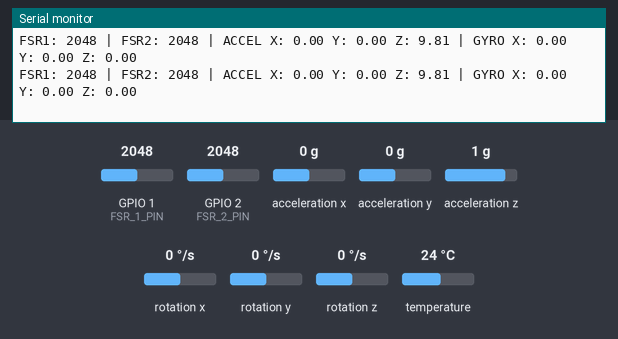
Recording of a program running on a simulated ESP32-S3. Shown: the last lines printed to the serial monitor. The inputs (shaded band) are chosen by the test bench; at power-on: acceleration x 0 g, GPIO 1 (FSR_1_PIN) = 2048, GPIO 2 (FSR_2_PIN) = 2048, acceleration y 0 g, acceleration z 1 g, rotation x 0 °/s, rotation y 0 °/s, rotation z 0 °/s, temperature 24 °C.

Above: at 4.2 s.
4.3 s: acceleration x set to -1.4 g
At 4.47 s:
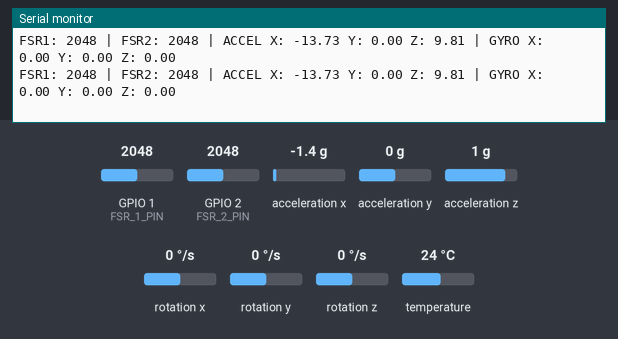
5.8 s: GPIO 1 (FSR_1_PIN) set to 2866
At 5.83 s:
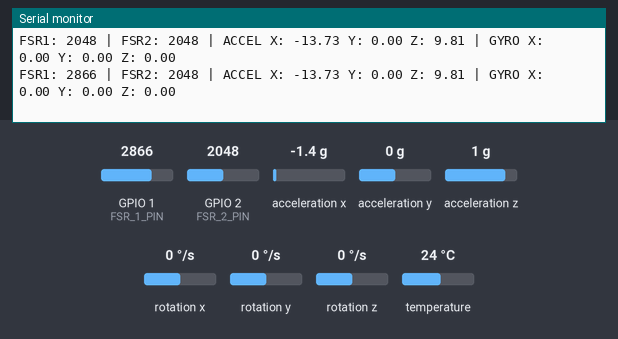
7.3 s: GPIO 2 (FSR_2_PIN) set to 2866
At 7.3 s:
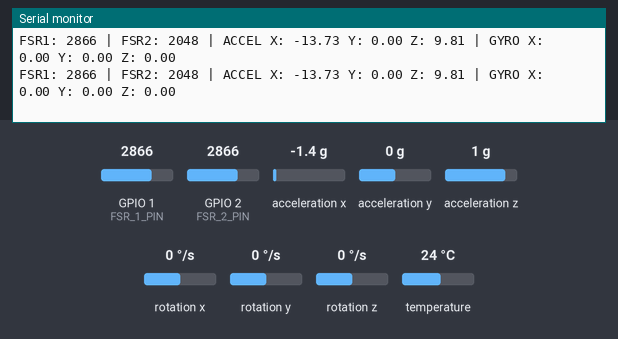
8.8 s: acceleration y set to -1.4 g
At 8.87 s:
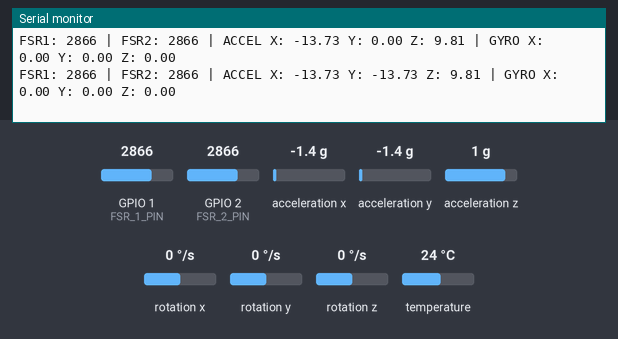
11.8 s: acceleration z set to -1.4 g
At 11.8 s:
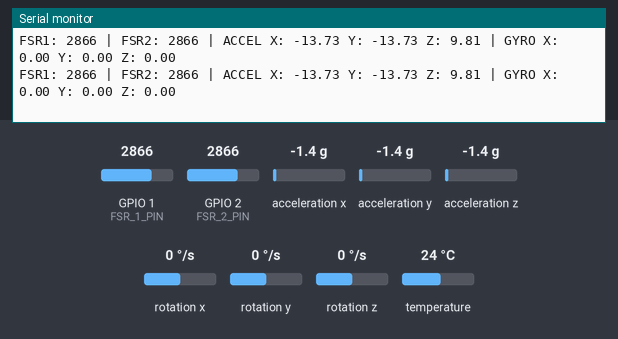
13.3 s: GPIO 1 (FSR_1_PIN) set to 3972
At 13.38 s:
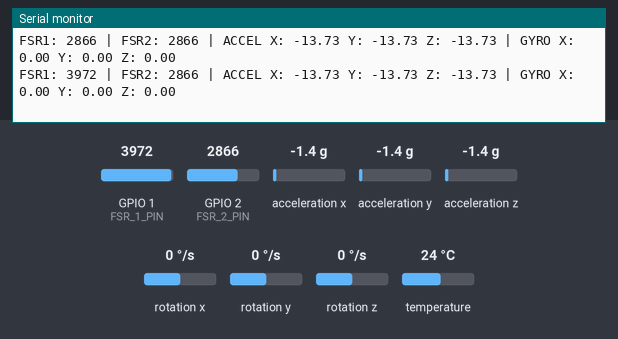
Timing chart, 0 to 15.8 s (numbered marks = the images above; inputs shaded):
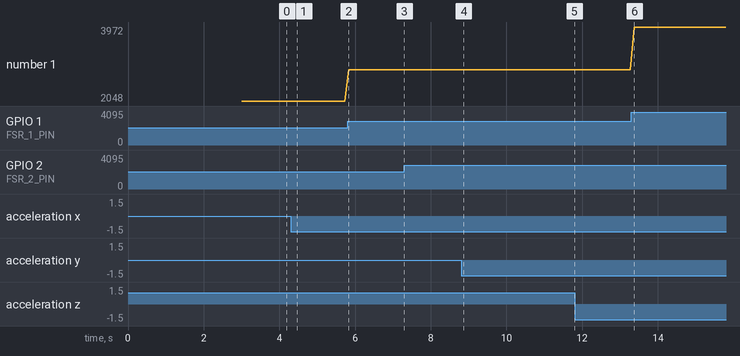

Measured:
- after the input at 4.3 s, the serial monitor: prints a new line after 0.06 s (image 1)
- after the input at 5.8 s, the serial monitor: prints a new line at once (image 2)
- after the input at 8.8 s, the serial monitor: prints a new line after 0.06 s (image 4)
- after the input at 13.3 s, the serial monitor: prints a new line after 0.07 s (image 6)
- plotted number 1: 2048 → 2866 after the input at 5.8 s, 2866 → 3972 after the input at 13.3 s

The program:

main.cpp
```cpp
#include <Arduino.h>
#include <Wire.h>
#include <Adafruit_MPU6050.h>
#include <Adafruit_Sensor.h>

#define FSR_1_PIN A0
#define FSR_2_PIN A1

Adafruit_MPU6050 mpu;

void setup() {
    Serial.begin(115200);

    delay(3000);

    Serial.println();
    Serial.println("LEFT HUB STARTED");

    pinMode(FSR_1_PIN, INPUT);
    pinMode(FSR_2_PIN, INPUT);

    Wire.begin();

    if (!mpu.begin()) {
        Serial.println("MPU6050 NOT FOUND");

        while (1) {
            delay(10);
        }
    }

    Serial.println("MPU6050 CONNECTED");

    mpu.setAccelerometerRange(MPU6050_RANGE_8_G);
    mpu.setGyroRange(MPU6050_RANGE_500_DEG);
    mpu.setFilterBandwidth(MPU6050_BAND_21_HZ);
}

void loop() {

    int fsr1 = analogRead(FSR_1_PIN);
    int fsr2 = analogRead(FSR_2_PIN);

    sensors_event_t accel;
    sensors_event_t gyro;
    sensors_event_t temp;

    mpu.getEvent(&accel, &gyro, &temp);

    Serial.print("FSR1: ");
    Serial.print(fsr1);

    Serial.print(" | FSR2: ");
    Serial.print(fsr2);

    Serial.print(" | ACCEL X: ");
    Serial.print(accel.acceleration.x);

    Serial.print(" Y: ");
    Serial.print(accel.acceleration.y);

    Serial.print(" Z: ");
    Serial.print(accel.acceleration.z);

    Serial.print(" | GYRO X: ");
    Serial.print(gyro.gyro.x);

    Serial.print(" Y: ");
    Serial.print(gyro.gyro.y);

    Serial.print(" Z: ");
    Serial.println(gyro.gyro.z);

    delay(100);
}
```
